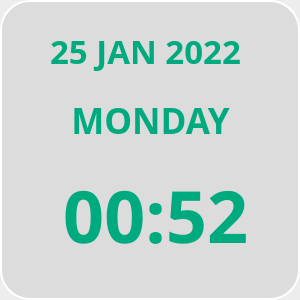
     <widget class="QFrame" name="frame_38">
      <property name="geometry">
       <rect>
        <x>90</x>
        <y>490</y>
        <width>300</width>
        <height>300</height>
       </rect>
      </property>
      <property name="styleSheet">
       <string notr="true">QFrame{
background-color: qlineargradient(spread:pad, x1:0.98, y1:0.471364, x2:1, y2:0.472, stop:1 rgba(0, 0, 0, 18));
border-style: outset;
border-color:#FFF;
border-width:2px;
border-radius:30px;

}</string>
      </property>
      <property name="frameShape">
       <enum>QFrame::StyledPanel</enum>
      </property>
      <property name="frameShadow">
       <enum>QFrame::Raised</enum>
      </property>
      <widget class="QLabel" name="label_19">
       <property name="geometry">
        <rect>
         <x>-20</x>
         <y>10</y>
         <width>331</width>
         <height>81</height>
        </rect>
       </property>
       <property name="font">
        <font>
         <family>sans-serif</family>
         <pointsize>25</pointsize>
         <weight>75</weight>
         <italic>false</italic>
         <bold>true</bold>
        </font>
       </property>
       <property name="styleSheet">
        <string notr="true">background-color:none;
font: 75 25pt &quot;sans-serif&quot;;
border:none;
font-weight:600;
color: rgb(0, 170, 127);
</string>
       </property>
       <property name="text">
        <string>25 JAN 2022</string>
       </property>
       <property name="alignment">
        <set>Qt::AlignCenter</set>
       </property>
      </widget>
      <widget class="QLabel" name="label_20">
       <property name="geometry">
        <rect>
         <x>-30</x>
         <y>150</y>
         <width>371</width>
         <height>131</height>
        </rect>
       </property>
       <property name="font">
        <font>
         <family>sans-serif</family>
         <pointsize>54</pointsize>
         <weight>99</weight>
         <italic>false</italic>
         <bold>true</bold>
        </font>
       </property>
       <property name="styleSheet">
        <string notr="true">background-color:none;
font: 75 54pt &quot;sans-serif&quot;;
border:none;
font-weight:3000;

color: rgb(0, 170, 127);</string>
       </property>
       <property name="text">
        <string>00:52</string>
       </property>
       <property name="alignment">
        <set>Qt::AlignCenter</set>
       </property>
      </widget>
      <widget class="QLabel" name="label_21">
       <property name="geometry">
        <rect>
         <x>0</x>
         <y>90</y>
         <width>301</width>
         <height>61</height>
        </rect>
       </property>
       <property name="font">
        <font>
         <family>sans-serif</family>
         <pointsize>26</pointsize>
         <weight>99</weight>
         <italic>false</italic>
         <bold>true</bold>
        </font>
       </property>
       <property name="styleSheet">
        <string notr="true">background-color:none;

font: 75 26pt &quot;sans-serif&quot;;
border:none;
font-weight:800;
color: rgb(0, 170, 127);</string>
       </property>
       <property name="text">
        <string>MONDAY</string>
       </property>
       <property name="alignment">
        <set>Qt::AlignCenter</set>
       </property>
      </widget>
     </widget>
